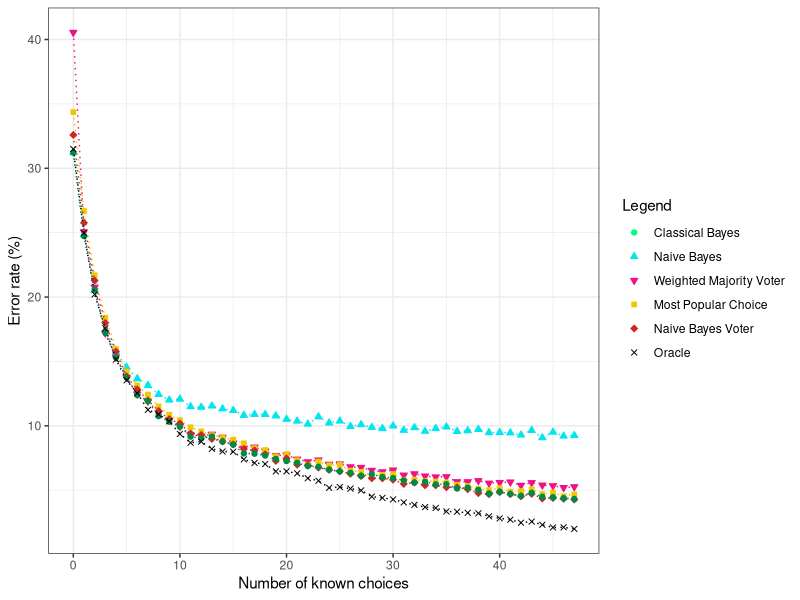
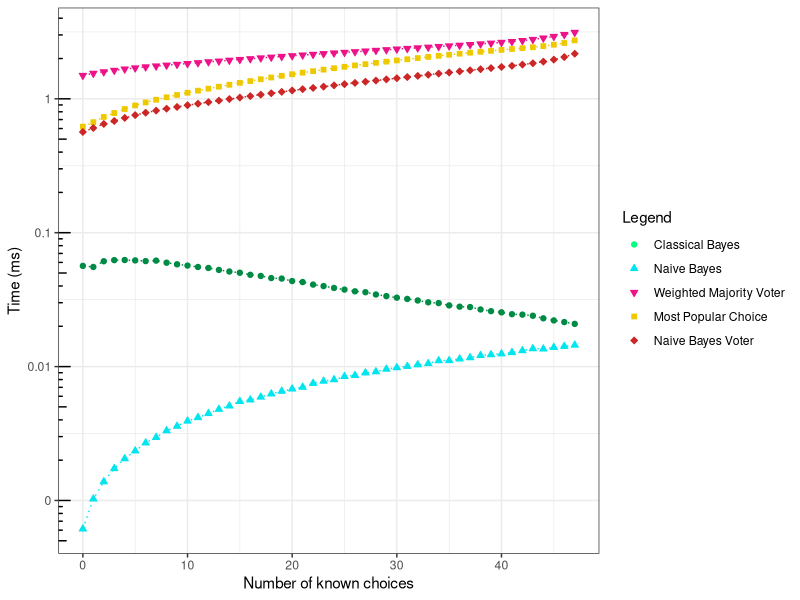

The R script that drew these images, in order:
library(ggplot2)

#--------------------------------------------------------------------------------------------
#Parametres globaux
dataset_name = "renault_small_header"
taille_img_x = 1024/2
taille_img_y = 720/2
#fin parametres globaux
#--------------------------------------------------------------------------------------------

#--------------------------------------------------------------------------------------------
#data
#result
oracle = c(0.68502658003544,0.7502584170112226,0.7979548139397519,0.8242395156526875,0.8485307147076196,0.8646264028352038,0.8746308328411104,0.8875886001181335,0.8910956881275842,0.8964855286473715,0.9063053750738335,0.91313496751329,0.912322799763733,0.9178972238629651,0.9199276432368576,0.9201122268163024,0.926055818074424,0.9288245717660957,0.9296736562315416,0.9353957471943296,0.9353588304784406,0.9369462492616657,0.940711754282339,0.9426683402244537,0.9481320141760189,0.9475782634376846,0.9487595983461311,0.9501624335499114,0.9549985233313645,0.9559583579444773,0.9571766095688128,0.9594654459539279,0.9613851151801536,0.9631571175428234,0.9637847017129356,0.9664796219728293,0.966738038984052,0.9675871234494979,0.9679562906083875,0.9702820437093916,0.9718694624926166,0.9729031305375074,0.9752658003544005,0.9743428824571766,0.9768532191376255,0.978920555227407,0.9788098050797401,0.9800649734199646)
Naif = c(0.6878322504430006,0.7516612522150029,0.7948168930891908,0.8258269344359126,0.8426609568812758,0.8545112226816303,0.8633712344949793,0.8685764914353219,0.8756275841701122,0.8799468399291199,0.8792823390431187,0.8850782634376846,0.88559509746013,0.8845614294152392,0.8867764323685765,0.8880316007088009,0.8918340224453633,0.8910956881275842,0.8911326048434731,0.8922770230360307,0.8948981098641465,0.8963378617838157,0.8986636148848198,0.8929784406379209,0.897777613703485,0.8962640283520378,0.9004725339633786,0.8990696987595983,0.9011739515652688,0.9020968694624926,0.9001033668044891,0.9034627879503839,0.9013954518606024,0.9042011222681631,0.9020599527466037,0.9008786178381571,0.9043487891317188,0.9037950383933845,0.9027982870643827,0.9052347903130538,0.9051609568812758,0.9054193738924985,0.9071175428233904,0.9035366213821618,0.9091848789131719,0.9049025398700532,0.9078927938570585,0.90748670998228)
jointree = c(0.6878322504430006,0.7526580035440047,0.7941893089190786,0.8277835203780272,0.8470171293561725,0.8625590667454224,0.8761444181925576,0.8808697578263438,0.8924616066154755,0.8967808623744832,0.9006940342587123,0.9083727111636148,0.9097386296515062,0.9083727111636148,0.912322799763733,0.9146485528647371,0.9214412285883048,0.9216627288836385,0.9231024808033077,0.9257235676314235,0.9273479031305375,0.9287507383343178,0.9312241582988777,0.931814825753101,0.9340667454223273,0.9353588304784406,0.9365770821027761,0.9389028352037803,0.9375,0.9397519196692262,0.9406010041346722,0.9424468399291199,0.9441450088600118,0.9435174246898996,0.9455109273479031,0.9453632604843473,0.9486857649143532,0.948058180744241,0.9498301831069108,0.9525989367985824,0.9511591848789132,0.952931187241583,0.9543709391612523,0.9520451860602481,0.9551092734790313,0.9554415239220319,0.956179858239811,0.9568074424099232)
wmv = c(0.5945067926757236,0.7494093325457767,0.7923434731246308,0.8279681039574719,0.8467217956290608,0.8623744831659775,0.8753322504430006,0.8807959243945659,0.8900251033668045,0.8955995274660367,0.9003987005316008,0.9068591258121678,0.9080404607206143,0.9065637920850561,0.9089633786178382,0.9133933845245127,0.9174911399881867,0.9165682220909628,0.9196323095097461,0.9231024808033077,0.9227333136444182,0.9259081512108683,0.9279385705847608,0.9265357353809806,0.9298582398109864,0.9296736562315416,0.931814825753101,0.9323316597755463,0.9346204961606616,0.9357279976373302,0.9343620791494389,0.938312167749557,0.9372784997046663,0.9390135853514472,0.9396780862374483,0.9395673360897815,0.9434435912581217,0.9434435912581217,0.9425945067926758,0.9445510927347903,0.9440711754282339,0.9436650915534555,0.9462492616656822,0.9441450088600118,0.9460646780862374,0.9465445953927939,0.9479843473124631,0.9473198464264619)
vpop = c(0.6563792085056114,0.7331659775546367,0.7830035440047254,0.8160809214412286,0.8404459539279385,0.8577968103957472,0.8686134081512109,0.875849084465446,0.8849305965741288,0.8914648552864737,0.8955995274660367,0.9011739515652688,0.9044226225634967,0.9072652096869462,0.9088157117542823,0.9107722976963969,0.9135779681039575,0.9173803898405198,0.918820141760189,0.923693148257531,0.9219949793266391,0.9268310691080921,0.930190490253987,0.927790903721205,0.9305965741287655,0.9303012404016539,0.9348050797401063,0.9357649143532192,0.9384967513290018,0.9380537507383343,0.9374261665682221,0.9419669226225635,0.9418192557590077,0.9427790903721205,0.9432959243945659,0.9438865918487891,0.9457693443591259,0.9466553455404607,0.9487965150620201,0.9499040165386887,0.9484642646190194,0.9510853514471352,0.9507531010041347,0.9492395156526875,0.9530419373892498,0.9518975191966923,0.9546662728883638,0.9532634376845835)
vnaif = c(0.6740992321323095,0.7423582398109864,0.7871751329001772,0.8200679267572357,0.8422917897223863,0.8615623154164206,0.871788245717661,0.8802052569403426,0.8884746012994684,0.8947873597164796,0.8981836975782634,0.9059362079149439,0.9070806261075015,0.9101447135262847,0.9121382161842883,0.9143901358535145,0.918007974010632,0.9190785587714116,0.9221426461901949,0.9272002362669817,0.925317483756645,0.9302274069698759,0.9307442409923213,0.9324424099232133,0.9342144122858831,0.9352849970466627,0.9372784997046663,0.9390135853514472,0.9407855877141169,0.9408225044300059,0.9418561724748966,0.9451048434731246,0.9440342587123449,0.9461754282339043,0.9462123449497932,0.9476890135853514,0.9478366804489072,0.9492395156526875,0.9522666863555818,0.9531157708210277,0.9514914353219137,0.9530788541051388,0.9547401063201417,0.9528573538098051,0.9564382752510336,0.9560691080921441,0.9566966922622564,0.9572504430005907)

#result conf
c_oracle = c(0.005531695497195456,0.005154878924874226,0.004781685453980905,0.004532678721425315,0.004269368807286592,0.004074260863680611,0.00394344114063895,0.0037616521864373953,0.003709815485147827,0.00362777026640408,0.003470261621680598,0.0033539577011573968,0.0033681017403780003,0.0032692155067490336,0.0032321070852461544,0.0032287034645311725,0.003116292306813927,0.0030619598617976397,0.0030450321542206766,0.0029274928999874507,0.0029282714211782443,0.002894545643547189,0.002812420056269949,0.0027684986697347367,0.002640898428933219,0.002654182905353569,0.0026257414193767213,0.0025914625835727267,0.0024687796759080755,0.0024435365511605955,0.0024110386026541504,0.00234852382338182,0.0022945296273929753,0.0022433289989882074,0.00222486492017291,0.0021434749161421507,0.002135482072278774,0.002108974985604803,0.002097330470740152,0.0020222091350392594,0.001969067410546634,0.0019335791793352835,0.0018496009060335833,0.0018829008061779814,0.0017907194758413876,0.0017106883927373543,0.0017150794070010605,0.0016645752946019548)
c_Naif = c(0.005518269226627048,0.005145184184407562,0.004809190121321813,0.0045165063018015325,0.004336229796371737,0.004198955126797719,0.004090133285085928,0.00402353853365076,0.003929971068785708,0.0038706385442009543,0.003879870069277313,0.003798039948985882,0.0037905961795091036,0.003805459203209607,0.003773489012904341,0.003755169509633311,0.0036987498354835763,0.003709815485147827,0.003709263481703295,0.00369208447545753,0.003652242951173754,0.003630057908211119,0.0035937584578940736,0.003681490847713826,0.0036076549598527906,0.0036312008693015394,0.0035651212910247252,0.0035873608660124414,0.0035539198666451853,0.0035390971003072856,0.0035709948166286593,0.003516981727243096,0.0035503711496433364,0.0035049379399333335,0.0035396918579713873,0.0035586429430156494,0.003502521564066051,0.003511569859207601,0.003527767243487784,0.003487969536570354,0.0034891857422344203,0.0034849261949009935,0.003456736153775958,0.003515780194644482,0.003421943118872975,0.003493437384943502,0.0034437505858850707,0.0034505617255188217)
c_jointree = c(0.005518269226627048,0.005138251693134335,0.004814637395303982,0.004496383471655933,0.004286818542498405,0.004100341898734709,0.003922954238414695,0.0038577534051718624,0.0036893014615014207,0.003623188089078943,0.003561589921464055,0.0034356748726665815,0.003412533162324389,0.0034356748726665815,0.0033681017403780003,0.0033273629101591823,0.003204046147324933,0.0031999105118175964,0.0031728440369889707,0.003122725279184891,0.00309109978407444,0.0030634258385576745,0.003013787832033009,0.0030017698164090455,0.0029553492632611827,0.0029282714211782443,0.0029024348066465024,0.002852255688121654,0.002882658845081977,0.0028336474650948176,0.0028148799112660892,0.0027735156415105416,0.0027347519798271254,0.002749158684446069,0.002703059375481107,0.00270650820778284,0.002627530238443238,0.0026426745016317104,0.0025996318073247724,0.0025305602897395243,0.002566762322757343,0.00252211562854913,0.0024851177379063543,0.0025445587752092862,0.0024658829000715043,0.0024571678349186556,0.0024376664810134025,0.0024209417153755945)
c_wmv = c(0.005847063404366132,0.005160711674289803,0.004830556168979166,0.004494474205309279,0.004290206263566958,0.0041026553156183945,0.003933970743440939,0.0038587869516545797,0.0037257654434509784,0.003641461821791406,0.0035662972035841504,0.003461048376928969,0.0034412687805139364,0.0034659667165980353,0.0034256963096239716,0.0033494389425782916,0.0032765653471143468,0.0032931821150844016,0.0032375423313732716,0.0031728440369889707,0.003179814935808635,0.00311915366324712,0.0030794889546368782,0.0031069678254686205,0.003041335301966954,0.0030450321542206766,0.0030017698164090455,0.002991200874493452,0.002943784820903452,0.0029204738921946027,0.002949189038841799,0.00286510821318243,0.002887421243998583,0.002849837453798894,0.002835271851179758,0.002837706176017991,0.0027508472954969796,0.0027508472954969796,0.002770172282308441,0.0027253784924058046,0.0027364518824413526,0.0027457775022476615,0.00268573151246993,0.0027347519798271254,0.002690076636540825,0.002678760902131994,0.0026444490891274126,0.0026603540320406524)
c_vpop = c(0.005655678656791878,0.00526731576516465,0.004908805056966084,0.004613681440874746,0.0043609028043386415,0.004159244809769548,0.004023058882640038,0.0039269665722558005,0.003800162231175164,0.003704289401142564,0.003641461821791406,0.0035539198666451853,0.0035013124195648927,0.003454268378311025,0.0034281950264413276,0.003394863852666864,0.0033462057890435663,0.003278565751442285,0.003252422813972739,0.0031616459148545153,0.003193692932226972,0.0031012105128890946,0.003034665606583192,0.0030823972671274237,0.0030264867710343923,0.00303243796760705,0.002939916610836384,0.002919692629854689,0.0028610998589049994,0.002870707678744304,0.002884247453161931,0.002784346162833118,0.0027876678081823008,0.002765985828080099,0.002754220569641879,0.0027406957920526505,0.002697010547814719,0.0026761410506131933,0.0026248464422412208,0.0025978191651345565,0.002632887641758081,0.002568601998399557,0.0025768605729954847,0.0026140770495618566,0.0025192930702288637,0.0025482758353183328,0.0024774454682476867,0.0025136363692030823)
c_vnaif = c(0.005581773494369597,0.00520813815851351,0.004874324850627383,0.004574533437356047,0.0043403628369090485,0.0041128049335997395,0.0039814111358505815,0.0038670381817992624,0.0037486681977080124,0.003653940581345558,0.0036012962234711686,0.003476383270082525,0.003457352682659065,0.0034056078872522198,0.0033713041492300032,0.003331925414394873,0.0032672068929955733,0.003247698634948635,0.0031909240998877018,0.003093993184583304,0.0031305630579667363,0.0030339233056999376,0.00302350524587877,0.0029889295901046205,0.0029522712815359064,0.0029298276450413978,0.002887421243998583,0.002849837453798894,0.0028107786131558662,0.0028099574288544577,0.002786837872039805,0.0027125303696754976,0.002737301331961558,0.0026874706208802703,0.002686601243367132,0.002651532646684861,0.0026479938204518835,0.0026140770495618566,0.002538970697996513,0.002517409222636573,0.0025584636730083556,0.002518351360957586,0.00247552290472374,0.002523995197639862,0.002430796531900832,0.0024406036372698115,0.0024239032045752216,0.0024090521322040342)

#temps
Naiftemps = c(6.130709539279385E-4,0.0010267396264028352,0.0013801202008269344,0.0017326179858239811,0.0020518761444181925,0.002346206364441819,0.002692112743650325,0.002958922474896633,0.003319325125516834,0.003587738038984052,0.003918995643827525,0.004165597903130537,0.0044631892350856465,0.0047999383490844654,0.0050834096647962195,0.005496392166272888,0.005642942336089782,0.005919015468103957,0.00625843687241583,0.006549908446544596,0.006807933069994093,0.007017995976077968,0.007500659111045482,0.007785269750443,0.007988596204961607,0.008440687869167159,0.008594035624630833,0.00897847844063792,0.00915021902687537,0.009574535513880685,0.00982102030419374,0.010038620016243355,0.010323273922031896,0.010534935727997637,0.011071919115475488,0.011099380094506792,0.011406020230360307,0.011662656083874779,0.01210107704518606,0.012279355212640284,0.01246057553160071,0.01273974667749557,0.013162413319551093,0.013605502362669816,0.013554199940933254,0.0139077325753101,0.014163541088304784,0.014468727148552865)
jointreetemps = c(0.05651038696101595,0.05548537341258122,0.06120626594802126,0.0623701068738925,0.062498095688127586,0.06209152920112227,0.061362323464264616,0.061881492247489664,0.059686154865623155,0.058089586200531604,0.056820131681925574,0.05545843233165978,0.0545152713747785,0.052729507567926756,0.05129026760927348,0.050216916014471355,0.04846936488481984,0.04752081940342587,0.0458392634746013,0.0454242981024808,0.0435369152023036,0.042790418266391024,0.0409652832250443,0.03991381951417602,0.03865888249409333,0.037593355286473715,0.03649868366066155,0.03593367609273479,0.0345449454001772,0.03359148778056704,0.03271498050797401,0.03201600616509155,0.031172961237448317,0.030205463046367394,0.02980450838009451,0.0286410023257531,0.02801563363851152,0.02784097995422327,0.026706283298877732,0.0259410680744241,0.02541740527170703,0.024615321249261666,0.024441794853809803,0.023971850634967512,0.02294020736119315,0.02211592062906084,0.021499690231836975,0.020839556445658595)
wmvtemps = c(1.4945923339855287,1.5503172643975192,1.5912161551978736,1.6307620040977555,1.6681299061946249,1.7010002079887774,1.731601563792085,1.757977097164796,1.7833442033003544,1.8081031587049616,1.8335790233682812,1.8605553988112817,1.8899077695289428,1.9132010174985232,1.9398820778942705,1.9662830562979918,1.9924716027392204,2.0200019507900175,2.0456657402170704,2.071098103440638,2.097055232944477,2.122521191523922,2.1478210756054343,2.1732904908446544,2.198280694735676,2.223008907892794,2.247929881792676,2.2736685642350856,2.2997701271411697,2.3253274643384523,2.351896904348789,2.3767740933254577,2.4029979824276433,2.4299604074497934,2.456764699461016,2.483868777945954,2.5118990184214414,2.5411084656305376,2.571386206733609,2.603331608239811,2.6376037483387478,2.676942267018606,2.722561480249557,2.7757107274808033,2.8423695671145897,2.9231620128101006,3.0207718459465447,3.132521652281453)
vpoptemps = c(0.619880177753987,0.6692052204666273,0.7317778304415239,0.7835428034554046,0.8393094951269935,0.8925847076934436,0.9401803382309509,0.9840903001698169,1.026910106024808,1.0680262242321323,1.1092238419595393,1.1498626991656822,1.1903069023552866,1.2316474228440637,1.2740687191376254,1.316035523405198,1.3584633255685175,1.400294085757531,1.4422439237669817,1.4846440511665682,1.5258952243797992,1.568353883601595,1.6096364962714116,1.6515207696396927,1.6928072715224454,1.7338529835720615,1.774978728440638,1.8153042948538098,1.8561382867321323,1.8965240490992321,1.9361281432737745,1.9757038995126994,2.0158091659775548,2.0561014703558773,2.094314386961016,2.1337520829149437,2.172147336163615,2.2094566018163024,2.246534808992912,2.282568659664796,2.318733150361784,2.35474384476521,2.3906763707914944,2.4295996256645007,2.4761857712640283,2.536152407966627,2.6127072540977556,2.7319425257678676)
vnaiftemps = c(0.5654878922031896,0.6056752266317188,0.6490572558697578,0.6829557048139397,0.720100048471648,0.7555922484494979,0.7874808443591258,0.8166435704370939,0.8435650142498523,0.8696579058254578,0.8955631147002363,0.919717621492912,0.9444845379134672,0.9698594909184879,0.9959814455478441,1.0217668153425872,1.048007879023922,1.0745154691007088,1.1007386338230951,1.1269935481024809,1.15379970492469,1.1801322384819846,1.2061039145747194,1.2331453213600119,1.2602134606836977,1.287519607722977,1.3146178301092735,1.3419053928307738,1.3691115496898996,1.3972928465002954,1.4253422753987006,1.4536974013216184,1.4830541429415238,1.513018030936208,1.542581987263733,1.57262709757088,1.6032094773331365,1.6335512685321913,1.6641784893310692,1.6960786059878914,1.729621013511518,1.7641430136961016,1.8012120921441228,1.8432790326343769,1.8957278415534553,1.962086357981394,2.0506174140209685,2.171628945658594)

#temps conf
c_Naiftemps = c(1.16421525265275E-5,1.555509911706356E-5,1.836162337396179E-5,2.5270748787197062E-5,3.3114946570704186E-5,3.331262723588046E-5,4.382210438275608E-5,5.188138425344869E-5,5.2227593050974384E-5,4.990981754883102E-5,5.589306557753933E-5,6.04355382679285E-5,6.451859466462316E-5,7.6057604697003E-5,7.424957079422172E-5,8.77300273304836E-5,8.670977955334587E-5,9.522784201915331E-5,9.374432987037653E-5,9.813214099448341E-5,1.0226532473413812E-4,1.0036725788057488E-4,1.1314768159033092E-4,1.30610106052218E-4,1.1842155123340457E-4,1.3133721419979254E-4,1.330178672210739E-4,1.3931899204859077E-4,1.369214364640052E-4,1.414684752084889E-4,1.6338373905001237E-4,1.5446732489398827E-4,1.6802576710738695E-4,1.604965768306577E-4,1.9061777444032404E-4,1.6622197081174112E-4,1.8807449082793043E-4,1.7458312841207917E-4,1.8452567715332517E-4,1.8517839046677107E-4,1.7853767169557336E-4,1.8785685771193316E-4,1.998983906126158E-4,2.0772494749933814E-4,1.974457129879331E-4,2.1985544278482522E-4,2.1025778829985529E-4,2.2577596428734903E-4)
c_jointreetemps = c(4.75271286184382E-4,1.8140372102459917E-4,3.482266287961076E-4,2.265999069919601E-4,2.364691628538683E-4,2.4283448362453225E-4,2.4877348842177783E-4,0.0014865523727349173,7.999290622614418E-4,2.677621558523652E-4,2.7006115352882305E-4,2.7981589153729363E-4,9.088637227926164E-4,2.758708060212524E-4,2.7052812565837766E-4,5.479373213554479E-4,2.472800199350377E-4,7.783816327110375E-4,2.3884555534368053E-4,0.0016821100937530619,4.36365474237552E-4,0.0010333418924525631,2.172888066481076E-4,3.900921255380231E-4,2.0375323855265125E-4,1.9971274446983948E-4,1.8939795313003004E-4,8.52609148763139E-4,1.7872742807134576E-4,1.733330348185322E-4,1.8571409567050452E-4,3.9212359657017865E-4,4.204278517357786E-4,1.4746664655575738E-4,7.690702823765097E-4,1.3417292090746858E-4,2.294930605705036E-4,9.224979396332161E-4,3.114458710545854E-4,1.6588597838477248E-4,3.6827409895814553E-4,1.0770273650802114E-4,8.916724936091004E-4,8.792760484086909E-4,3.6950628557023106E-4,8.661964581507501E-5,8.261822564591458E-5,7.880924946504065E-5)
c_wmvtemps = c(8.919048127799699E-4,0.0019317404398290954,0.0012516236305545332,0.001447409047906742,0.0016214191782519152,0.00173416818626148,0.002467287513930912,0.0017825703514938904,0.0017539241834290868,0.0017062496126734356,0.001675100118535903,0.001672671226869787,0.006995441310083408,0.0016540082314858019,0.0016313133709263948,0.0016147187278252881,0.001613289900515406,0.0022219998930837113,0.0015968599270093965,0.0015703812671503284,0.001588268434380377,0.0015655635553688994,0.001548074978173182,0.0015523643472760316,0.001534805716917134,0.001517890014212867,0.001493040611646127,0.0014914789304437015,0.001519539123070293,0.001510269500937168,0.0022921314943655704,0.0014850512001875337,0.0014739066273504696,0.0014786245079396727,0.0014884055689425163,0.0014835337493150733,0.0014912830836144345,0.0015286457842744292,0.0015818672107113874,0.0016622379405591657,0.0017657960228302887,0.001933833705470104,0.002182683588272318,0.0024604644646901964,0.0027666440729865803,0.0030461775141587184,0.0031696016107302205,0.0030524981739678374)
c_vpoptemps = c(5.309283808673092E-4,0.0014913934505087878,0.0013977910778513014,0.0015107801170468394,0.001725673995532906,0.0018727599065901958,0.0019353557990781235,0.0019472083239700279,0.001970292141901664,0.001986738075362065,0.0020054147737506816,0.0020458219957671035,0.0020293769400384137,0.002064628729489872,0.0021177838887951957,0.002161389302096634,0.002199899587747042,0.00223935986673858,0.0022790017815984645,0.0023266129407813483,0.002371875333482824,0.0029398694432348385,0.002446648309854157,0.0024979959584495084,0.0025574385828797713,0.002632698699333441,0.0026535530705499356,0.0026197643747696083,0.0026399387676850905,0.0026622292345745615,0.0026713709677089496,0.002654641854823441,0.0026681393800995303,0.0026552861884740334,0.0026394042444588934,0.0026482129517806465,0.002630661087666572,0.0026099355012333815,0.002576826743596531,0.00255669849984129,0.0025290462796466765,0.0025180038364767355,0.002557443733882872,0.0026764327379949415,0.002889526906778242,0.003230091436927634,0.00360867427074498,0.003836362554012179)
c_vnaiftemps = c(4.630757792795629E-4,7.261476536843593E-4,0.0010632446605191514,0.001158873872810832,0.0012774976007623342,0.0013438343887290562,0.0013652477829801692,0.0013665658827972384,0.0013422848015962917,0.0013623811044605305,0.0021729399786517634,0.0012970763482716375,0.0012802492477976364,0.0012650443078821181,0.0012676638420259915,0.001271057495995289,0.0012812244509411415,0.001279581229283631,0.001281022512581629,0.001271852834877499,0.001286887501035856,0.0012847817417860653,0.001265649362493497,0.0012765287689129135,0.001277201719986865,0.0012866455825453523,0.0012844625076244528,0.0012902383805822397,0.0013018271066020629,0.001313762975827802,0.001309120764666773,0.001299586968444591,0.0013038626517255759,0.001322374224329678,0.001331493752305126,0.0013357686635902706,0.001364126715791402,0.0013688463736573721,0.0013816304966131538,0.0014058681221082732,0.0014692156430091282,0.0015738365296268256,0.0017617160295534545,0.0020400107087608986,0.0024254081837249775,0.0028939714657204743,0.0033647596044961603,0.0037640314440674097)
#fin data
#--------------------------------------------------------------------------------------------


#--------------------------------------------------------------------------------------------
#parametres graphes
# -- manuels
x_pas_erreur = 4
y_pas_erreur = 3
x_legend_erreur = 0
y_legend_erreur = 50
y_padding_erreur = 1

x_pas_time = 4
y_pas_time = 3
x_legend_time = 0
y_legend_time = 0.013
y_padding_time = 0.01

# -- auto calcul

#MAJ VERS ERROR
oracle = 100-100*oracle
Naif = 100-100*Naif
jointree = 100-100*jointree
wmv = 100-100*wmv
vpop = 100-100*vpop
vnaif = 100-100*vnaif

c_oracle = 100*c_oracle
c_Naif = 100*c_Naif
c_jointree = 100*c_jointree
c_wmv = 100*c_wmv
c_vpop = 100*c_vpop
c_vnaif = 100*c_vnaif
#FIN MAJ VERS ERROR

nb_val = length(oracle)
nb_val = length(Naif)
nb_val = length(jointree)
nb_val = length(wmv)
nb_val = length(vpop)
nb_val = length(vnaif)

min_val_erreur = 30000
min_val_erreur = min(min_val_erreur,100-100*oracle)
min_val_erreur = min(min_val_erreur,100-100*Naif)
min_val_erreur = min(min_val_erreur,100-100*jointree)
min_val_erreur = min(min_val_erreur,100-100*wmv)
min_val_erreur = min(min_val_erreur,100-100*vpop)
min_val_erreur = min(min_val_erreur,100-100*vnaif)
min_val_erreur = ceiling(min_val_erreur)

max_val_erreur = 30000
max_val_erreur = max(max_val_erreur,100-100*oracle)
max_val_erreur = max(max_val_erreur,100-100*Naif)
max_val_erreur = max(max_val_erreur,100-100*jointree)
max_val_erreur = max(max_val_erreur,100-100*wmv)
max_val_erreur = max(max_val_erreur,100-100*vpop)
max_val_erreur = max(max_val_erreur,100-100*vnaif)
max_val_erreur = floor(max_val_erreur)

size = 0:(nb_val-1)
x_lim_erreur = c(0,(nb_val-1))
if(min_val_erreur-y_padding_erreur <= 0){
  min_val_erreur = min_val_erreur+y_padding_erreur+0.00001
}
y_lim_erreur = c((min_val_erreur-y_padding_erreur),(max_val_erreur+y_padding_erreur))
x_axp_erreur = c(0, (nb_val-1), x_pas_erreur)
y_axp_erreur = c((min_val_erreur-y_padding_erreur),(max_val_erreur+y_padding_erreur),y_pas_erreur)

min_val_time = 30000
min_val_time = min(min_val_erreur,100-100*Naiftemps)
min_val_time = min(min_val_erreur,100-100*jointreetemps)
min_val_time = min(min_val_erreur,100-100*wmvtemps)
min_val_time = min(min_val_erreur,100-100*vpoptemps)
min_val_time = min(min_val_erreur,100-100*vnaiftemps)
min_val_time = ceiling(min_val_erreur)

max_val_time = 30000
max_val_time = max(max_val_time,Naiftemps)
max_val_time = max(max_val_time,jointreetemps)
max_val_time = max(max_val_time,wmvtemps)
max_val_time = max(max_val_time,vpoptemps)
max_val_time = max(max_val_time,vnaiftemps)
max_val_time = floor(max_val_time)


x_lim_time = c(0,(nb_val-1))
if(min_val_time-y_padding_time <= 0){
  min_val_time = min_val_time+y_padding_time+0.00001
}
size = 0:(nb_val-1)
y_lim_time = c((min_val_time-y_padding_time),(max_val_time+y_padding_time))
x_axp_time = c(0, (nb_val-1), x_pas_erreur)
y_axp_time = c((min_val_time-y_padding_time),(max_val_time+y_padding_time),y_pas_time)
#fin parametres graphes
#--------------------------------------------------------------------------------------------

  png(file=paste("Taux_erreur_sur_",dataset_name,".png",sep=""), bg="white", width=taille_img_x, height=taille_img_y, pointsize = 12)
  (ggplot(NULL, aes(size)) + #scale_y_log10(breaks = round(seq(0, 100, by = 5),1)) + annotation_logticks(sides="l") +
    ylab("Error rate (%)") + xlab("Number of known choices") + theme_bw() #+ theme(legend.position="bottom")
    +geom_line(aes(y=Naif, colour="Naive Bayes"), colour="turquoise2", linetype = "dotted") + geom_point(aes(y=Naif, shape="Naive Bayes"), colour="turquoise2", fill="turquoise2") 
    +geom_line(aes(y=wmv, colour="Weighted Majority Voter"), colour="deeppink2", linetype = "dotted") + geom_point(aes(y=wmv, shape="Weighted Majority Voter"), colour="deeppink2", fill="deeppink2") 
    +geom_line(aes(y=vpop, colour="Most Popular Choice"), colour="gold2", linetype = "dotted") + geom_point(aes(y=vpop, shape="Most Popular Choice"), colour="gold2", fill="gold2")
    +geom_line(aes(y=vnaif, colour="Naive Bayes Voter"), colour="firebrick3", linetype = "dotted") + geom_point(aes(y=vnaif, shape="Naive Bayes Voter"), colour="firebrick3", fill="firebrick3")
    +geom_line(aes(y=jointree, colour="Classical Bayes"), colour="springgreen4", linetype = "dotted") + geom_point(aes(y=jointree, shape="Classical Bayes"), colour="springgreen4", fill="springgreen4") 
    +geom_line(aes(y=oracle, colour="Oracle"), colour="black", linetype = "dotted") + geom_point(aes(y=oracle, shape="Oracle"), colour="black", fill="black") 
   + scale_colour_manual(name = 'Legend', guide = 'legend',
                      limits = c(NULL
                                  ,'Classical Bayes' #jointree
                                  ,'Naive Bayes' #Naif
                                  ,'Weighted Majority Voter' #wmv
                                  ,'Most Popular Choice' #vpop
                                  ,'Naive Bayes Voter' #vnaif
                                  ,'Oracle' #oracle
                      ),
                      values =c(NULL
                                  ,'Classical Bayes'='springgreen' #jointree
                                  ,'Naive Bayes'='turquoise2' #Naif
                                  ,'Weighted Majority Voter'='deeppink2' #wmv
                                  ,'Most Popular Choice'='gold2' #vpop
                                  ,'Naive Bayes Voter'='firebrick3' #vnaif
                                  ,'Oracle'='black' #oracle
                                  ))
    + scale_shape_manual(name = 'Legend', guide = 'legend',
                      limits = c(NULL
                                  ,'Classical Bayes' #jointree
                                  ,'Naive Bayes' #Naif
                                  ,'Weighted Majority Voter' #wmv
                                  ,'Most Popular Choice' #vpop
                                  ,'Naive Bayes Voter' #vnaif
                                  ,'Oracle' #oracle
                      ),
                      values =c(NULL
                                  ,'Classical Bayes'=21 #jointree
                                  ,'Naive Bayes'=24 #Naif
                                  ,'Weighted Majority Voter'=25 #wmv
                                  ,'Most Popular Choice'=22 #vpop
                                  ,'Naive Bayes Voter'=23 #vnaif
                                  ,'Oracle'=4 #oracle
                                  ))
  
    + guides(shape = guide_legend(override.aes = list(colour = c(NULL
                                  ,'Classical Bayes'='springgreen' #jointree
                                  ,'Naive Bayes'='turquoise2' #Naif
                                  ,'Weighted Majority Voter'='deeppink2' #wmv
                                  ,'Most Popular Choice'='gold2' #vpop
                                  ,'Naive Bayes Voter'='firebrick3' #vnaif
                                  ,'Oracle'='black' #oracle
                                  ),
                                  fill = c(NULL
                                  ,'Classical Bayes'='springgreen' #jointree
                                  ,'Naive Bayes'='turquoise2' #Naif
                                  ,'Weighted Majority Voter'='deeppink2' #wmv
                                  ,'Most Popular Choice'='gold2' #vpop
                                  ,'Naive Bayes Voter'='firebrick3' #vnaif
                                  ,'Oracle'='black' #oracle
                                  ))))
)
  dev.off()

  png(file=paste("Temps_sur_",dataset_name,".png",sep=""), bg="white", width=taille_img_x, height=taille_img_y, pointsize = 12)
  (ggplot(NULL, aes(size))
  + scale_y_log10(
   breaks = scales::trans_breaks("log10", function(x) 10^x),
   labels = scales::trans_format("log10", function(x) round(10^x,2)))
   + annotation_logticks(sides="l")
   + theme_bw() +
    ylab("Time (ms)") + xlab("Number of known choices") #+ theme(legend.position="bottom")
    +geom_line(aes(y=jointreetemps, colour="Classical Bayes"), colour="springgreen4", linetype = "dotted") + geom_point(aes(y=jointreetemps, shape="Classical Bayes"), colour="springgreen4", fill="springgreen4") 
    +geom_line(aes(y=Naiftemps, colour="Naive Bayes"), colour="turquoise2", linetype = "dotted") + geom_point(aes(y=Naiftemps, shape="Naive Bayes"), colour="turquoise2", fill="turquoise2") 
    +geom_line(aes(y=wmvtemps, colour="Weighted Majority Voter"), colour="deeppink2", linetype = "dotted") + geom_point(aes(y=wmvtemps, shape="Weighted Majority Voter"), colour="deeppink2", fill="deeppink2") 
    +geom_line(aes(y=vpoptemps, colour="Most Popular Choice"), colour="gold2", linetype = "dotted") + geom_point(aes(y=vpoptemps, shape="Most Popular Choice"), colour="gold2", fill="gold2")
    +geom_line(aes(y=vnaiftemps, colour="Naive Bayes Voter"), colour="firebrick3", linetype = "dotted") + geom_point(aes(y=vnaiftemps, shape="Naive Bayes Voter"), colour="firebrick3", fill="firebrick3")
   + scale_colour_manual(name = 'Legend', guide = 'legend',
                      limits = c(NULL
                                  ,'Classical Bayes' #jointree
                                  ,'Naive Bayes' #Naif
                                  ,'Weighted Majority Voter' #wmv
                                  ,'Most Popular Choice' #vpop
                                  ,'Naive Bayes Voter' #vnaif
                      ),
                      values =c(NULL
                                  ,'Classical Bayes'='springgreen' #jointree
                                  ,'Naive Bayes'='turquoise2' #Naif
                                  ,'Weighted Majority Voter'='deeppink2' #wmv
                                  ,'Most Popular Choice'='gold2' #vpop
                                  ,'Naive Bayes Voter'='firebrick3' #vnaif
                                  ))
    + scale_shape_manual(name = 'Legend', guide = 'legend',
                      limits = c(NULL
                                  ,'Classical Bayes' #jointree
                                  ,'Naive Bayes' #Naif
                                  ,'Weighted Majority Voter' #wmv
                                  ,'Most Popular Choice' #vpop
                                  ,'Naive Bayes Voter' #vnaif
                      ),
                      values =c(NULL
                                  ,'Classical Bayes'=21 #jointree
                                  ,'Naive Bayes'=24 #Naif
                                  ,'Weighted Majority Voter'=25 #wmv
                                  ,'Most Popular Choice'=22 #vpop
                                  ,'Naive Bayes Voter'=23 #vnaif
                                  ))
  
    + guides(shape = guide_legend(override.aes = list(colour = c(NULL
                                  ,'Classical Bayes'='springgreen' #jointree
                                  ,'Naive Bayes'='turquoise2' #Naif
                                  ,'Weighted Majority Voter'='deeppink2' #wmv
                                  ,'Most Popular Choice'='gold2' #vpop
                                  ,'Naive Bayes Voter'='firebrick3' #vnaif
                                  ),
                                  fill = c(NULL
                                  ,'Classical Bayes'='springgreen' #jointree
                                  ,'Naive Bayes'='turquoise2' #Naif
                                  ,'Weighted Majority Voter'='deeppink2' #wmv
                                  ,'Most Popular Choice'='gold2' #vpop
                                  ,'Naive Bayes Voter'='firebrick3' #vnaif
                                  ))))
  )
  dev.off()
